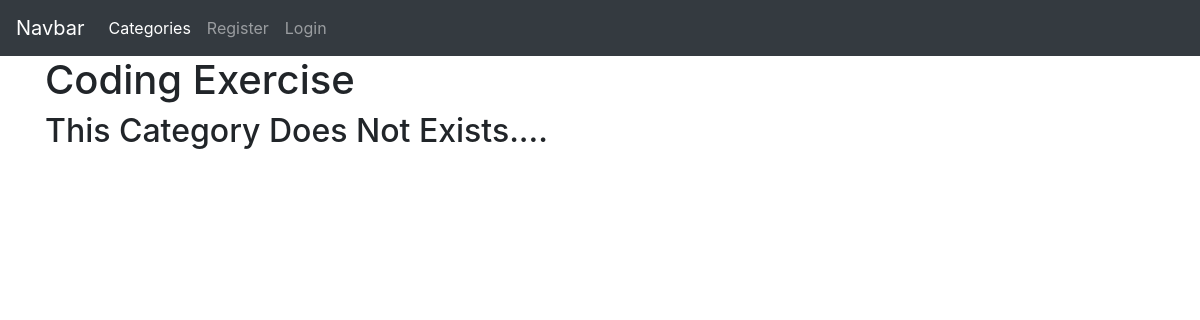
The app's page /category/coding exercise, older data.
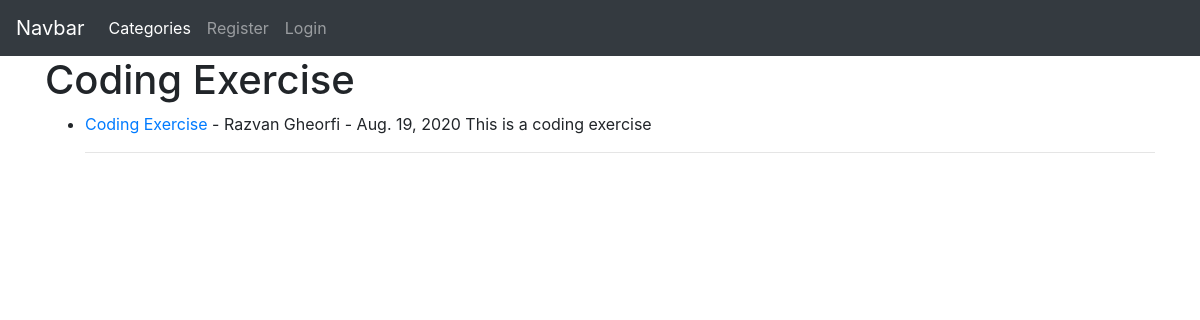
The same page, newer data.
### main/models.py (models this page shows, shortened)
class Post(models.Model):
    title = models.CharField(max_length=255)
    author = models.ForeignKey(User, on_delete=models.CASCADE)
    body = models.TextField()
    post_date = models.DateField(auto_now_add=True)
    category = models.CharField(max_length=255, default='coding')

### main/views.py (the view)
# urls.py: path('category/<str:cats>', CategoryView, name='category'),
def CategoryView(request, cats):
    category_posts = Post.objects.filter(category=cats)
    return render(request, 'categories.html', {'cats':cats, 'category_posts':category_posts})

### main/templates/categories.html (shortened to what this page needs)
{% extends 'base.html' %}
{% block content %}
<h1>{{ cats|title }}</h1>
{% if category_posts %}
<ul>
  {% for post in category_posts %}
      <li>
        <a href="{% url 'article_detail' post.pk %}">{{ post.title }}</a>
        - {{ post.author.first_name }}
        {{ post.author.last_name }} - {{ post.post_date }}
        {{ post.body|slice:"200"|safe }}
        <hr>
      </li>
  {% endfor %}
</ul>
{% else %}
    <h2>This Category Does Not Exists....</h2>
{% endif %}
{% endblock %}

Row changes from the older to the newer data that the page shows:
added Post: title "Coding Exercise", author.first_name "Razvan", author.last_name "Gheorfi", post_date "Aug. 19, 2020", body "This is a coding exercise"
Text that changed along with them:
text no longer shown: "This Category Does Not Exists...."
